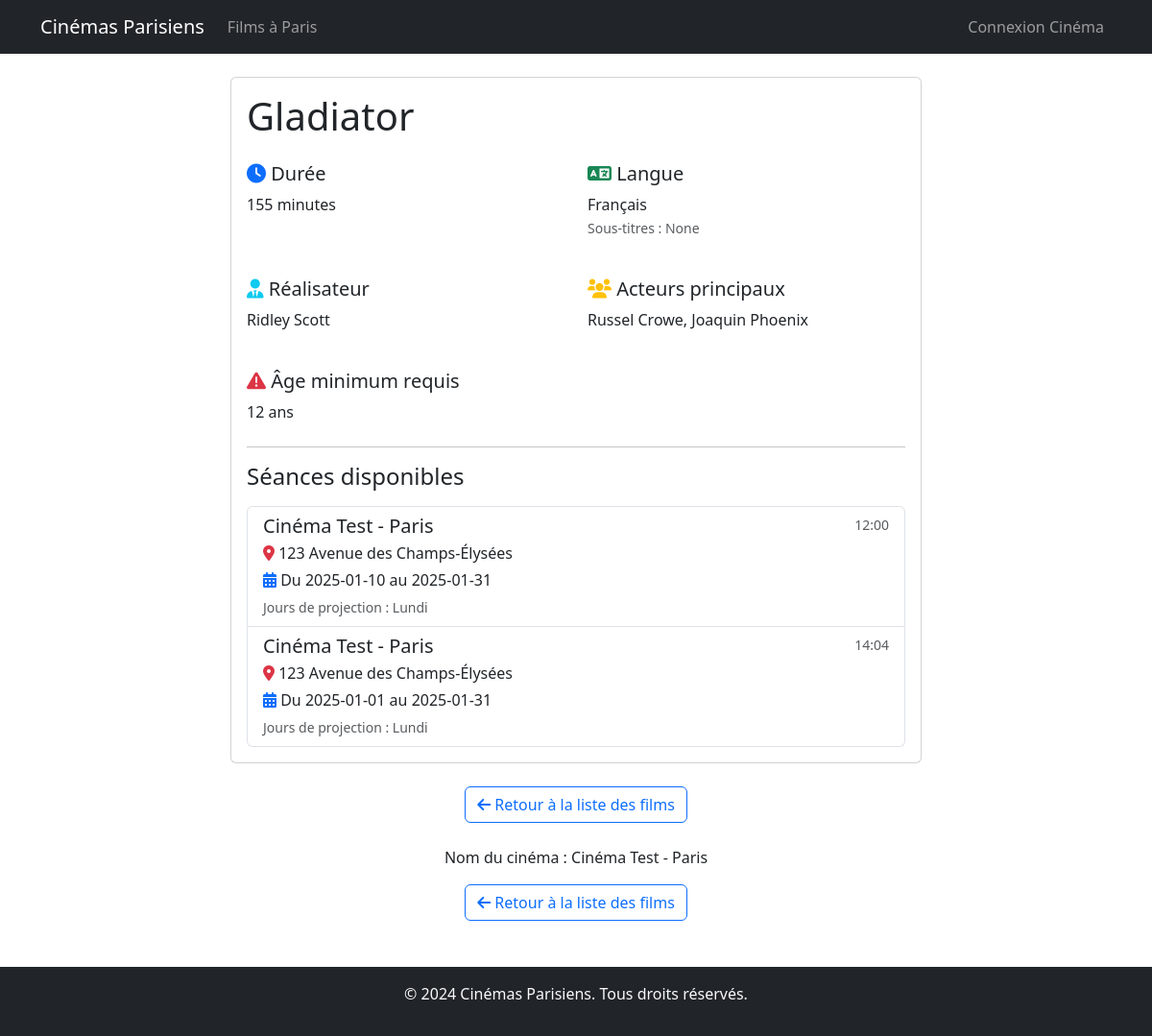
/movie/1, run on the app's committed database.
### app/models.py (models this page shows, shortened)
class Movie(db.Model):
    id = db.Column(db.Integer, primary_key=True)
    title = db.Column(db.String(100), nullable=False)
    duration = db.Column(db.Integer, nullable=False)  # en minutes
    language = db.Column(db.String(50), nullable=False)
    subtitles = db.Column(db.String(50))
    director = db.Column(db.String(100), nullable=False)
    main_actors = db.Column(db.String(200), nullable=False)
    min_age = db.Column(db.Integer, nullable=False)
    schedules = db.relationship('MovieSchedule', backref='movie', lazy=True)

class Cinema(UserMixin, db.Model):
    id = db.Column(db.Integer, primary_key=True)
    name = db.Column(db.String(100), nullable=False)
    email = db.Column(db.String(120), unique=True, nullable=False)
    password_hash = db.Column(db.String(128))
    address = db.Column(db.String(200), nullable=False)
    city = db.Column(db.String(100), nullable=False)
    movies = db.relationship('MovieSchedule', backref='cinema', lazy=True)

### app/routes.py (the view)
@app.route('/movie/<int:movie_id>')
def movie_details(movie_id):
    movie = Movie.query.get_or_404(movie_id)
    schedules = MovieSchedule.query.filter_by(movie_id=movie_id).all()
    movie_data = {
        'title': movie.title,
        'duration': movie.duration,
        'language': movie.language,
        'subtitles': movie.subtitles,
        'director': movie.director,
        'main_actors': movie.main_actors,
        'min_age': movie.min_age,
        'schedules': [{
            'cinema_name': schedule.cinema.name,
            'address': schedule.cinema.address,
            'screening_days': schedule.screening_days,
            'screening_time': schedule.screening_time.strftime('%H:%M'),
            'start_date': schedule.start_date.strftime('%Y-%m-%d'),
            'end_date': schedule.end_date.strftime('%Y-%m-%d')
        } for schedule in schedules]
    }
    return render_template('movie_details.html', movie=movie_data)

### app/templates/movie_details.html (shortened to what this page needs)
{% extends "base.html" %}
{% block content %}
<div class="container">
    <div class="row">
        <div class="col-md-8 offset-md-2">
            <div class="card">
                <div class="card-body">
                    <h1 class="card-title mb-4">{{ movie.title }}</h1>
                    <div class="row mb-4">
                        <div class="col-md-6">
                            <h5><i class="fas fa-clock text-primary"></i> Durée</h5>
                            <p>{{ movie.duration }} minutes</p>
                        </div>
                        <div class="col-md-6">
                            <h5><i class="fas fa-language text-success"></i> Langue</h5>
                            <p>{{ movie.language }}
                            {% if movie.subtitles %}
                                <br><small class="text-muted">Sous-titres : {{ movie.subtitles }}</small>
                            {% endif %}
                            </p>
                        </div>
                    </div>
                    <div class="row mb-4">
                        <div class="col-md-6">
                            <h5><i class="fas fa-user-tie text-info"></i> Réalisateur</h5>
                            <p>{{ movie.director }}</p>
                        </div>
                        <div class="col-md-6">
                            <h5><i class="fas fa-users text-warning"></i> Acteurs principaux</h5>
                            <p>{{ movie.main_actors }}</p>
                        </div>
                    </div>
                    <div class="mb-4">
                        <h5><i class="fas fa-exclamation-triangle text-danger"></i> Âge minimum requis</h5>
                        <p>{{ movie.min_age }} ans</p>
                    </div>
                    <hr>
                    <h4 class="mb-3">Séances disponibles</h4>
                    <div class="list-group">
                        {% for schedule in movie.schedules %}
                        <div class="list-group-item">
                            <div class="d-flex w-100 justify-content-between">
                                <h5 class="mb-1">{{ schedule.cinema_name }}</h5>
                                <small class="text-muted">{{ schedule.screening_time }}</small>
                            </div>
                            <p class="mb-1">
                                <i class="fas fa-map-marker-alt text-danger"></i>
                                {{ schedule.address }}
                            </p>
                            <p class="mb-1">
                                <i class="fas fa-calendar-alt text-primary"></i>
                                Du {{ schedule.start_date }} au {{ schedule.end_date }}
                            </p>
                            <small class="text-muted">
                                Jours de projection :
                                {% set days = {
                                    '1': 'Lundi',
                                    '2': 'Mardi',
                                    '3': 'Mercredi',
                                    '4': 'Jeudi',
                                    '5': 'Vendredi',
                                    '6': 'Samedi',
                                    '7': 'Dimanche'
                                } %}
                                {% for day in schedule.screening_days.split(',') %}
                                    {{ days[day] }}{% if not loop.last %}, {% endif %}
                                {% endfor %}
                            </small>
                        </div>
                        {% endfor %}
                    </div>
                </div>
            </div>
            <div class="text-center mt-4">
                {% if movie.schedules and '-' in movie.schedules[0].cinema_name %}
                    <a href="{{ url_for('movies_by_city', city=movie.schedules[0].cinema_name.split(' - ')[1]) }}"
                       class="btn btn-outline-primary">
                        <i class="fas fa-arrow-left"></i> Retour à la liste des films
                    </a>
                {% else %}
                    <p>Informations sur la ville non disponibles.</p>
                {% endif %}
            </div>
            <div class="text-center mt-4">
                {% if movie.schedules %}
                    <p>Nom du cinéma : {{ movie.schedules[0].cinema_name }}</p>
                    {% if '-' in movie.schedules[0].cinema_name %}
                        <a href="{{ url_for('movies_by_city', city=movie.schedules[0].cinema_name.split(' - ')[1]) }}"
                           class="btn btn-outline-primary">
                            <i class="fas fa-arrow-left"></i> Retour à la liste des films
                        </a>
                    {% else %}
                        <p>Le format du nom du cinéma est incorrect. Assurez-vous qu'il suit le format "Cinéma - Ville".</p>
                    {% endif %}
                {% else %}
                    <p>Pas de projections disponibles pour ce film.</p>
                {% endif %}
            </div>
        </div>
    </div>
</div>
{% endblock %}

### data on the page
Movie: title "Gladiator", language "Français", subtitles "None", director "Ridley Scott", main_actors "Russel Crowe, Joaquin Phoenix"
Cinema: cinema_name "Cinéma Test - Paris", screening_time "12:00", address "123 Avenue des Champs-Élysées", start_date "2025-01-10", end_date "2025-01-31", days "Lundi" "Lundi", screening_time "14:04", start_date "2025-01-01", name "Cinéma Test - Paris"

### other printed values
{{ movie.duration }} "155"
{{ movie.min_age }} "12"
